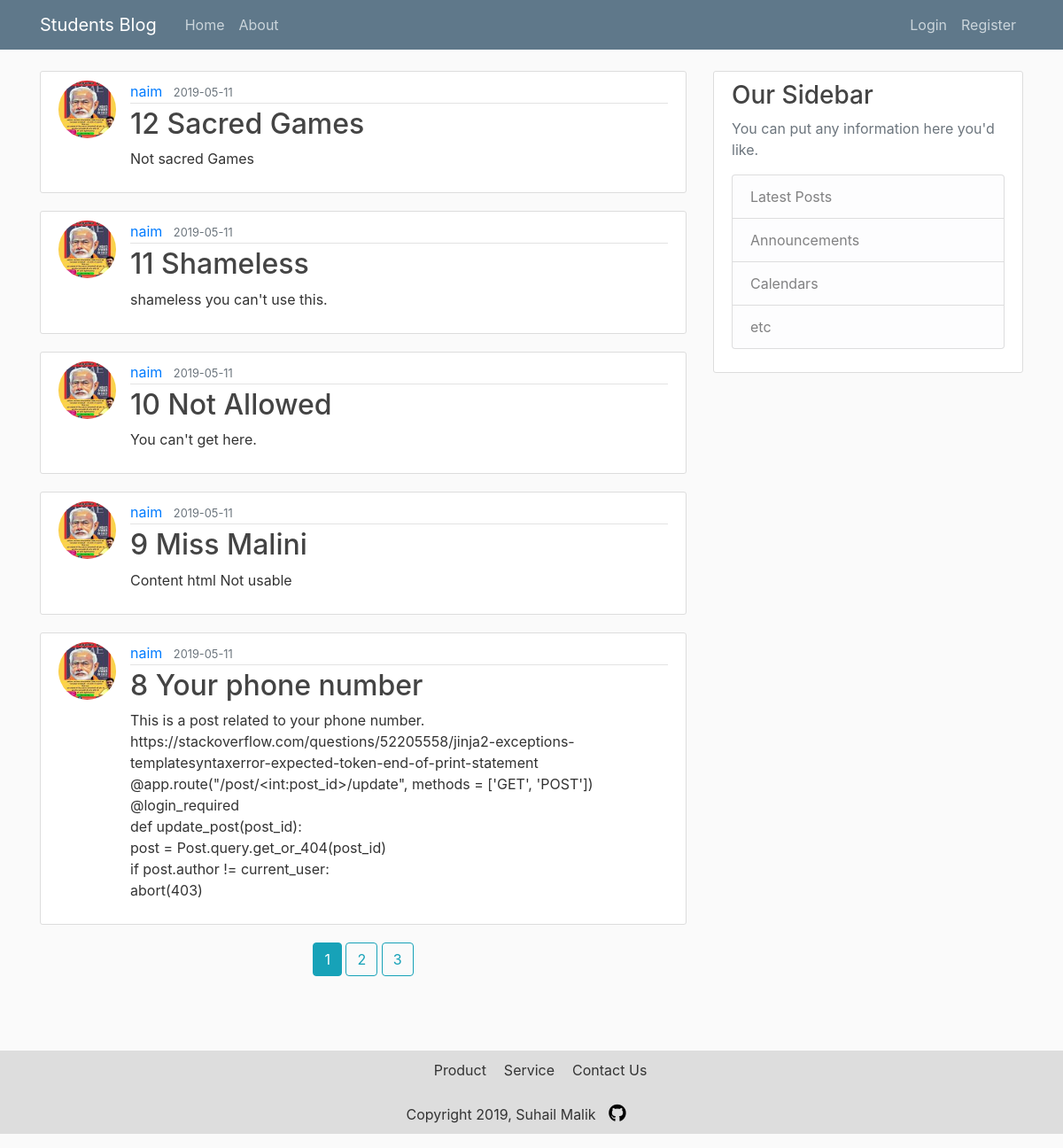
Page /home on the earlier database version.
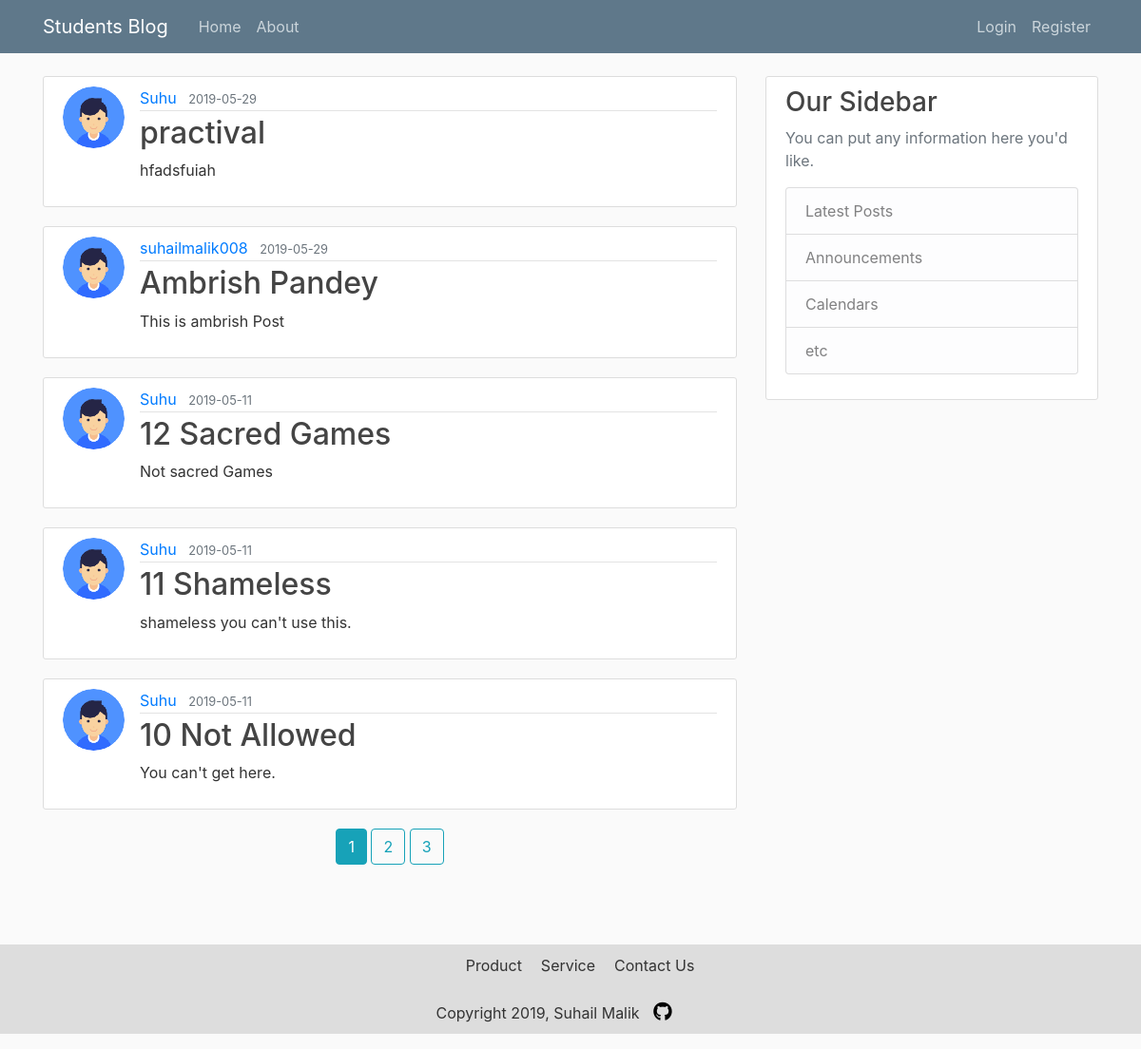
Same page on the later database version.
### flaskblog/models.py (models this page shows, shortened)
class Post(db.Model):
    id = db.Column(db.Integer, primary_key=True)
    title = db.Column(db.String(100), nullable = False)
    date_posted = db.Column(db.DateTime, nullable = False, default = datetime.utcnow)
    content = db.Column(db.Text, nullable = False)
    user_id = db.Column(db.Integer, db.ForeignKey('user.id'), nullable = False)

class User(db.Model, UserMixin):
    id = db.Column(db.Integer, primary_key=True)
    username = db.Column(db.String(20), unique = True, nullable = False)
    email = db.Column(db.String(120), unique = True, nullable = False)
    image_file = db.Column(db.String(20), nullable = False, default = 'default.jpg')
    password = db.Column(db.String(60), nullable = False)
    posts = db.relationship('Post', backref = 'author', lazy = True)

### flaskblog/routes.py (the view)
@app.route("/")
@app.route("/home")
def home():
    page = request.args.get('page', 1, type=int)
    posts = Post.query.order_by(
        Post.date_posted.desc()).paginate(page=page, per_page=5)
    return render_template('home.html', posts=posts)

### flaskblog/templates/home.html
{% extends 'layout.html' %}
{% block content %}
{% for post in posts.items %}
<article class="media content-section">
    <img class="rounded-circle article-img" src="{{ url_for('static', filename = 'profile_pics/' + post.author.image_file) }}" alt="">
    <div class="media-body">
        <div class="article-metadata">
            <a class="mr-2" href="{{url_for('user_posts', username=post.author.username)}}">{{ post.author.username }}</a>
            <small class="text-muted">{{ post.date_posted.strftime('%Y-%m-%d') }}</small>
        </div>
        <h2><a class="article-title" href="{{ url_for('post', post_id= post.id) }}">{{ post.title }}</a></h2>
        <p class="article-content">{{ post.content }}</p>
    </div>
</article>
{% endfor %}
<div class="text-center">
{% for page_num in posts.iter_pages(left_edge= 1, right_edge =1 , left_current=1, right_current=2) %}
    {% if page_num %}
        {% if page_num == posts.page %}
            <a class="btn btn-info mb-4" href="{{ url_for('home', page=page_num)}}">{{ page_num }}</a>
        {% else %}
            <a class="btn btn-outline-info mb-4" href="{{ url_for('home', page=page_num)}}">{{ page_num }}</a>
        {% endif %}
    {% else %}
    ...
    {% endif %}
{% endfor %}
</div>
{%endblock content %}

### flaskblog/templates/layout.html (shortened to what this page needs)
<!DOCTYPE html>
<html>
<head>
    <link rel="stylesheet" href="https://stackpath.bootstrapcdn.com/bootstrap/4.3.1/css/bootstrap.min.css"
>
    <link rel="stylesheet" href="https://use.fontawesome.com/releases/v5.8.2/css/all.css"
>
    <link rel="stylesheet" . type="text/css" href="{{ url_for('static', filename='main.css') }}">
</head>
<body>
    <header class="site-header">
        <nav class="navbar navbar-expand-md navbar-dark bg-steel fixed-top">
            <div class="container">
                <a class="navbar-brand mr-4" href="{{ url_for('home') }}">Students Blog</a>
                <div class="collapse navbar-collapse" id="navbarToggle">
                    <div class="navbar-nav mr-auto">
                        <a class="nav-item nav-link" href="{{ url_for('home') }}">Home</a>
                        <a class="nav-item nav-link" href="{{ url_for('about') }}">About</a>
                    </div>
                    <div class="navbar-nav">
                        {% if current_user.is_authenticated %}
                        <a class="nav-item nav-link" href="{{ url_for('new_post') }}">New Post</a>
                        <a class="nav-item nav-link" href="{{ url_for('account') }}">account</a>
                        <a class="nav-item nav-link" href="{{ url_for('logout') }}">logout</a>
                        {% else %}
                        <a class="nav-item nav-link" href="{{ url_for('login') }}">Login</a>
                        <a class="nav-item nav-link" href="{{ url_for('register') }}">Register</a>
                        {% endif %}
                    </div>
                </div>
            </div>
        </nav>
    </header>
    <main role="main" class="container">
        <div class="row">
            <div class="col-md-8">
                {% block content %}{% endblock %}
            </div>
            <div class="col-md-4">
                <div class="content-section">
                    <h3>Our Sidebar</h3>
                    <p class='text-muted'>You can put any information here you'd like.
                        <ul class="list-group">
                            <li class="list-group-item list-group-item-light">Latest Posts</li>
                            <li class="list-group-item list-group-item-light">Announcements</li>
                            <li class="list-group-item list-group-item-light">Calendars</li>
                            <li class="list-group-item list-group-item-light">etc</li>
                        </ul>
                    </p>
                </div>
            </div>
        </div>
    </main>
    <footer class="footer">
        <ul>
            <li>Product</li>
            <li>Service</li>
            <li>Contact Us</li>
        </ul>
        <p>Copyright 2019, Suhail Malik <a href="https://github.com/suhailmalik07"><i class="fab fa-github"
                    style="font-size: 20px; margin-left: 10px; color: black;"></i></a></p>
    </footer>
</body>
</html>

### flaskblog/static/main.css (style rules this page uses)
body { background: #fafafa; color: #333333; margin-top: 5rem; }
h1, h2, h3, h4, h5, h6 { color: #444444; }
.bg-steel { background-color: #5f788a; }
.site-header .navbar-nav .nav-link { color: #cbd5db; }
.content-section { background: #ffffff; padding: 10px 20px; border: 1px solid #dddddd; border-radius: 3px; margin-bottom: 20px; }
.article-title { color: #444444; }
.article-content { white-space: pre-line; }
.article-img { height: 65px; width: 65px; margin-right: 16px; }
.article-metadata { padding-bottom: 1px; margin-bottom: 4px; border-bottom: 1px solid #e3e3e3 }
.footer { background-color: #ddd; width: 100%; margin: 60px auto 0; }
.footer > ul { list-style-type: none; display: flex; justify-content: center; margin-right: 20px; }
.footer > ul > li { font-size: 16px; padding: 10px; }
.footer > p { text-align: center; margin-right: 35px; padding-bottom: 10px; }

Differences in the rows shown:
no longer on this page (row unchanged): Post: image_file (picture), author.username "naim", date_posted "2019-05-11", title "9 Miss Malini", content "Content html Not usable"
no longer on this page (row unchanged): Post: image_file (picture), author.username "naim", date_posted "2019-05-11", title "8 Your phone number", content "This is a post related to your phone number. https://stackoverflow.com/questions/52205558/jinja2-exceptions-templatesyntaxerror-expected-token-end-of-print-statement @app.route(\"/post/<int:post_id>/update\", methods = ['GET', 'POST']) @login_required def update_post(post_id): post = Post.query.get_or_404(post_id) if post.author != current_user: abort(403)"
added Post: image_file (picture), author.username "Suhu", date_posted "2019-05-29", title "practival", content "hfadsfuiah"
added Post: image_file (picture), author.username "suhailmalik008", date_posted "2019-05-29", title "Ambrish Pandey", content "This is ambrish Post"
changed through a linked row, Post "12 Sacred Games": image_file: a different picture; author.username "naim" → "Suhu"
changed through a linked row, Post "11 Shameless": image_file: a different picture; author.username "naim" → "Suhu"
changed through a linked row, Post "10 Not Allowed": image_file: a different picture; author.username "naim" → "Suhu"
